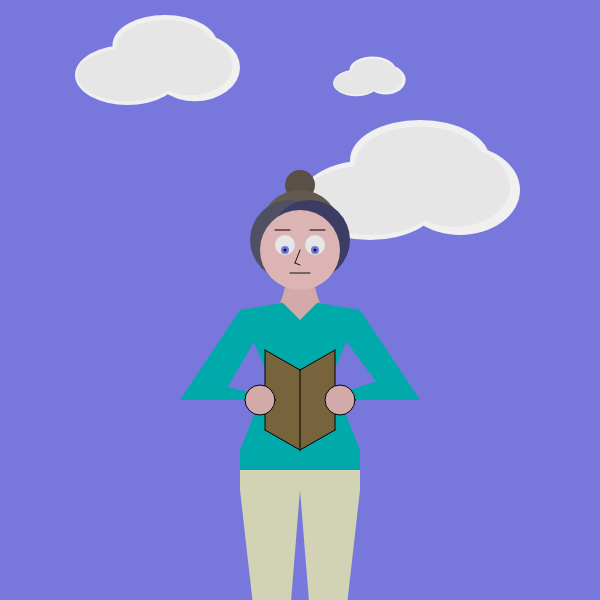
Frame 1 (no input)
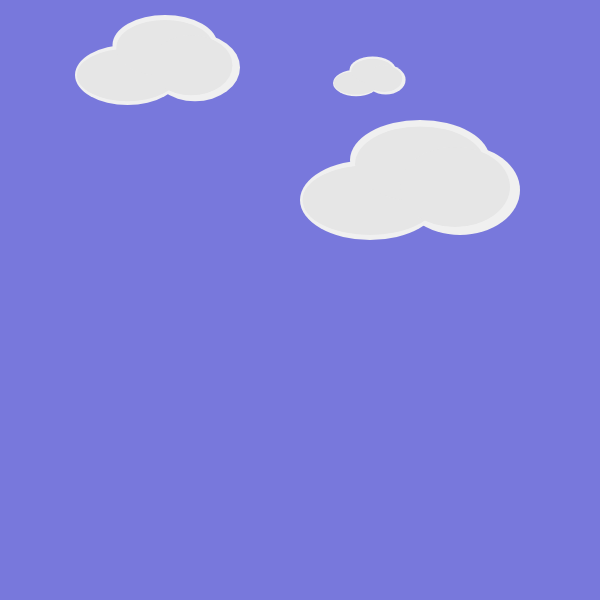
Frame 60 (no input)
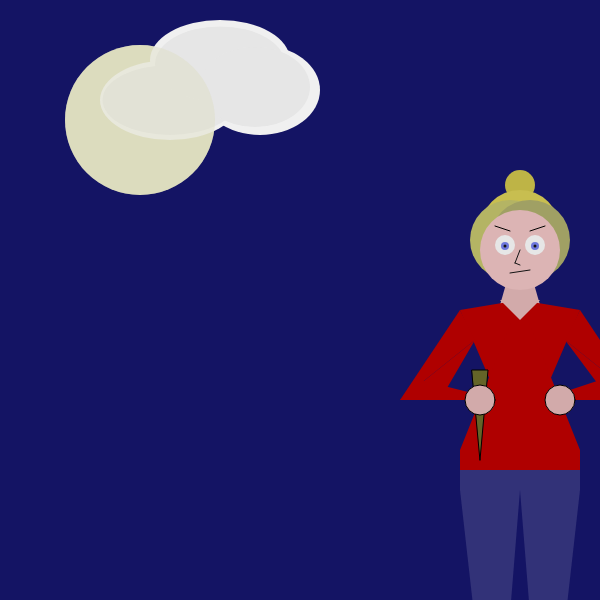
Frame 120 (the mouse pressed at the canvas centre since frame 60)

The p5.js sketch that drew these frames (run headless with seeded random() and noise() and a simulated clock; from frame 60 on, the mouse is pressed at the canvas centre):

// p5.js sketch
// ── sketch.js
let x = 0;

function setup() {
  createCanvas(600, 600);

}

function draw() {


  if (mouseIsPressed) {
    background(20,20,100);

    //start moon
  fill(220,220,190);
  ellipse(140,120,150);
  noStroke();
  push();
  fill(240);
  ellipse(170, 100, 140, 80);
  ellipse(220, 60, 140, 80);
  ellipse(260, 90, 120, 90);
  fill(230);
  ellipse(170, 100, 135, 70);
  ellipse(220, 64, 130, 75);
  ellipse(255, 87, 110, 80);
  pop();
  fill(220,220,190,100);
  ellipse(140,120,150);
    //end moon
    //start body
  push();
    translate(x,0);
    //neck start
  fill(210,170,170);
  triangle(300, 235, 280, 305, 320, 305);
  //neck end

  //body start
  fill(175,0,0);
  triangle(240,310,360,310,300,450);
  triangle(240,310,360,310,300,300);
  triangle(300,300,240,450,360,450);
  rect(240,450,120,20);
  fill(210,170,170);
  triangle(280,300,320,300,300,320);

  //body end

  //arms start
  //temp fill
  fill(175,0,0);
  //240,310 is top left shoulder.  360,310 is top right shoulder.
  //left arm
  triangle(240,310,180,400,255,340);
  triangle(255,340,180,400,220,400);
  triangle(180,400,200,380,280,400);
  //left arm end

  //right arm end
  triangle(360,310,345,340,420,400);
  triangle(345,340,420,400,390,400);
  triangle(420,400,320,400,380,380);
  //right arm end

  //arms end

  //pants start
  noStroke();
  fill(50,50,120);
  rect(240,470,120,20);
  triangle(240,490,300,490,275,800);
  triangle(300,490,360,490,325,800);
  //pants end

  //stake start
    stroke(0);
    fill(100,100,40);
    triangle(252,370,268,370,260,460);

  //hands start
  fill(210,170,170);
  ellipse(260,400,30);
  ellipse(340,400,30);
    noStroke();
  //hands end

     //hair start

  fill(190,180,70);
  ellipse(300,185,30);

  fill(200,190,80);
  ellipse(300,230,80);

  fill(180,180,100);
  ellipse(290,240,80);
  fill(160,160,100);
  ellipse(310,240,80);


  //hair end

  //face start

  fill(220,180,180);
  ellipse(300,250,80);

  //eyes start
    fill(230);
    ellipse(285,245,20);
    ellipse(315,245,20);

    push();
    translate(0,-4);
  //iris start
    fill(110,120,220);
    ellipse(285,250,8);
    ellipse(315,250,8);
  //iris end

  //eyebrows start

    stroke(0);
    line(275,230,290,235);
    line(310,235,325,230);
    noStroke();

  //eyebrows end

  //pupil start
    fill(20);
    ellipse(285,250,3);
    ellipse(315,250,3);
  //pupil end
    pop();

  //nose start
  stroke(20);
  line(300, 250, 295, 263);
  line(295, 263, 300, 265);
  //nose end

  //mouth start
  line(290,273,310,270);
  //mouth end
    pop();
  } else

  {
    //do that
  background(120,120,220);

  //start clouds

  noStroke();
  push();
  scale(.75,.75);
  fill(240);
  ellipse(170, 100, 140, 80);
  ellipse(220, 60, 140, 80);
  ellipse(260, 90, 120, 90);
  fill(230);
  ellipse(170, 100, 135, 70);
  ellipse(220, 64, 130, 75);
  ellipse(255, 87, 110, 80);
  pop();
  push();
  translate(200,100);
  fill(240);
  ellipse(170, 100, 140, 80);
  ellipse(220, 60, 140, 80);
  ellipse(260, 90, 120, 90);
  fill(230);
  ellipse(170, 100, 135, 70);
  ellipse(220, 64, 130, 75);
  ellipse(255, 87, 110, 80);
  pop();
  push();
  translate(300,50);
  scale(.33,.33);
  fill(240);
  ellipse(170, 100, 140, 80);
  ellipse(220, 60, 140, 80);
  ellipse(260, 90, 120, 90);
  fill(230);
  ellipse(170, 100, 135, 70);
  ellipse(220, 64, 130, 75);
  ellipse(255, 87, 110, 80);
  pop();
  //end clouds



  push();
    translate(x,0);
  //neck start
  fill(210,170,170);
  triangle(300, 235, 280, 305, 320, 305);
  //neck end

  //body start
  fill(0,170,170);
  triangle(240,310,360,310,300,450);
  triangle(240,310,360,310,300,300);
  triangle(300,300,240,450,360,450);
  rect(240,450,120,20);
  fill(210,170,170);
  triangle(280,300,320,300,300,320);

  //body end

  //arms start
  //temp fill
  fill(0,170,170);
  //240,310 is top left shoulder.  360,310 is top right shoulder.
  //left arm
  triangle(240,310,180,400,255,340);
  triangle(255,340,180,400,220,400);
  triangle(180,400,200,380,280,400);
  //left arm end

  //right arm end
  triangle(360,310,345,340,420,400);
  triangle(345,340,420,400,390,400);
  triangle(420,400,320,400,380,380);
  //right arm end

  //arms end

  //book start
  fill(120,100,60);
  //275,350 to 300,370 to 300,350
  triangle(265,350,300,370,265,370);
  triangle(335,350,300,370,335,370);
  rect(265,370,70,60);
  triangle(265,430,335,430,300,450);
  stroke(0);
  line(265,350,300,370);
  line(300,370,335,350);
  line(265,350,265,430);
  line(335,350,335,430);
  line(300,370,300,450);
  line(265,430,300,450);
  line(300,450,335,430);
  //book end

  //hands start
  fill(210,170,170);
  ellipse(260,400,30);
  ellipse(340,400,30);
  //hands end

  //pants start
  noStroke();
  fill(210,210,180);
  rect(240,470,120,20);
  triangle(240,490,300,490,275,800);
  triangle(300,490,360,490,325,800);

  //pants end


  //hair start

  fill(90,80,70);
  ellipse(300,185,30);

  fill(100,90,80);
  ellipse(300,230,80);

  fill(80,80,100);
  ellipse(290,240,80);
  fill(60,60,100);
  ellipse(310,240,80);


  //hair end

  //face start

  fill(220,180,180);
  ellipse(300,250,80);

  //eyes start
    fill(230);
    ellipse(285,245,20);
    ellipse(315,245,20);

  //iris start
    fill(110,120,220);
    ellipse(285,250,8);
    ellipse(315,250,8);
  //iris end

  //eyebrows start
    stroke(0);
    line(275,230,290,230);
    line(310,230,325,230);
    noStroke();

  //eyebrows end

  //pupil start
    fill(20);
    ellipse(285,250,3);
    ellipse(315,250,3);
  //pupil end

  //nose start
  stroke(20);
  line(300, 250, 295, 263);
  line(295, 263, 300, 265);
  //nose end

  //mouth start
  line(290,273,310,273);
  //mouth end
  pop();

  //mouse tracker
  //text("x = " + mouseX + ",  y = " + mouseY, 50, 50);

  //End Mouse click transisition


  }
  x=x+10;
    if(x>width){
      x= -360;
    }
}
